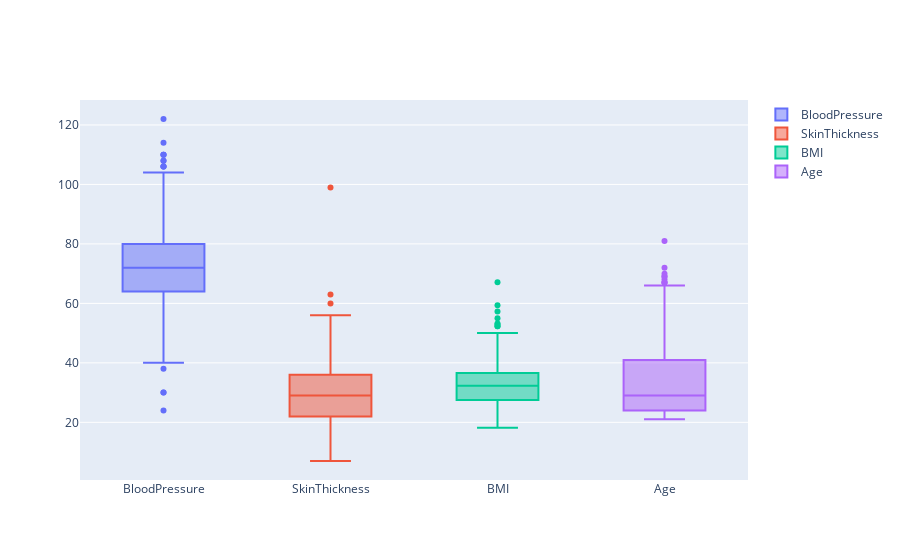

Notebook source saved alongside this figure:
### Markdown cell above
<div style='text-align: justify;font-family:Georgia;font-size: 18px; line-height: 1.6;color:black'> It looks like many features are skewed, not normally distributed. 
</div>

### Code cell
# check the outliers using boxplot
plot.boxplot(train[['BloodPressure','SkinThickness','BMI','Age']])

### Figure 1 — Plotly figure (JSON) as saved in the notebook; plotly's stock layout.template omitted (floating-point values rounded to 4 significant figures; data arrays with more than 128 entries replaced by an {"elided": "..."} marker saying what was removed)
{"data": [{"name": "BloodPressure", "type": "box", "y": {"elided": "768 int values"}}, {"name": "SkinThickness", "type": "box", "y": {"elided": "768 int values"}}, {"name": "BMI", "type": "box", "y": {"elided": "768 float values"}}, {"name": "Age", "type": "box", "y": {"elided": "768 int values"}}], "layout": {}}
